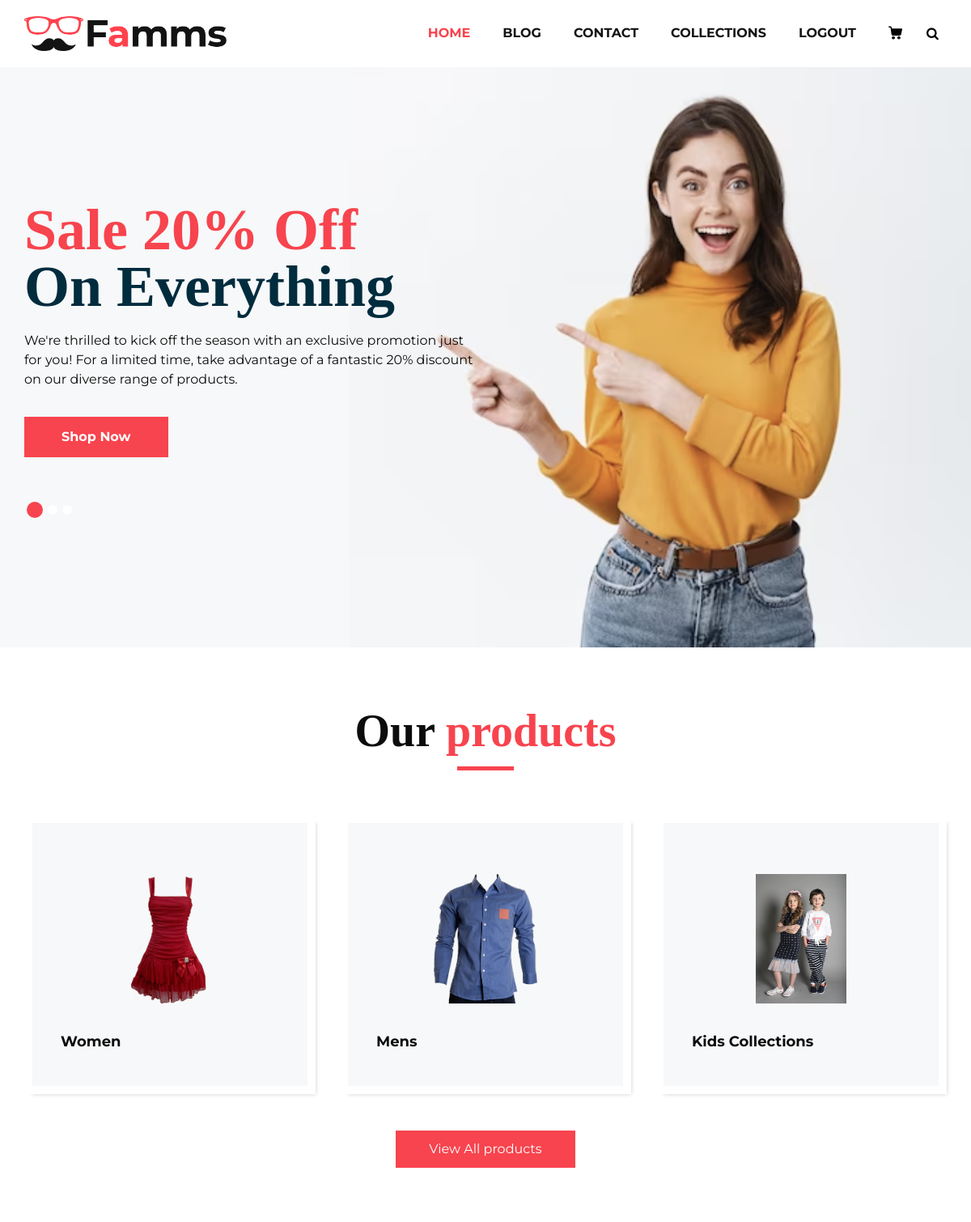
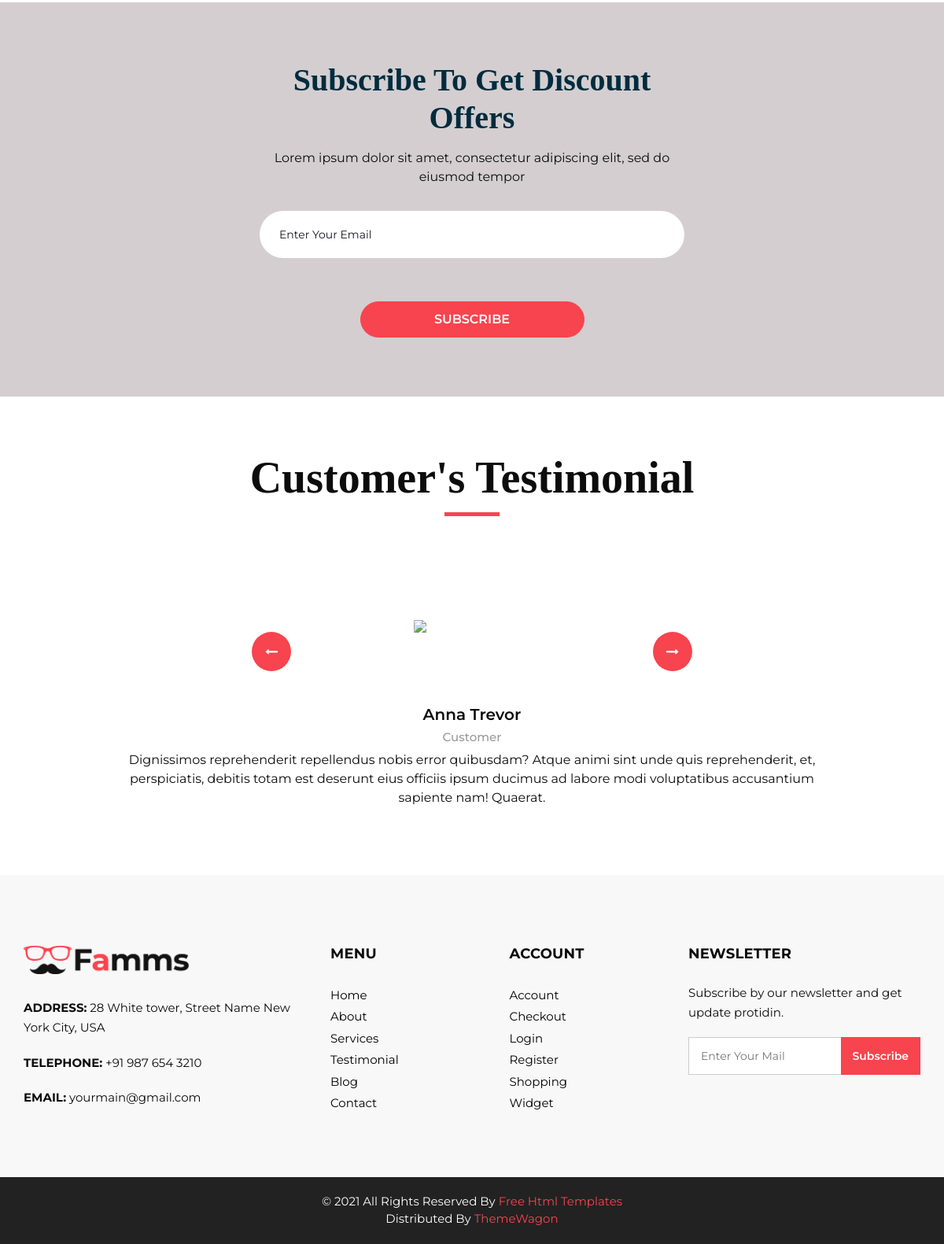
Screenshot of /collections/ (signed in) with the database file from the repository (2 pictures, top to bottom).
### home/models.py (models this page shows, shortened)
class Slider(models.Model):
    image = models.ImageField(upload_to="sliderfield")
    sale = models.IntegerField()
    text_para = models.TextField(max_length=250)
    link = models.CharField(max_length=100,default="")

class Category(models.Model):
    slug = models.CharField(max_length=50, null = False, blank = False)
    name =  models.CharField(max_length=100,null=False,blank = False)
    image = models.ImageField(upload_to="category_img",null =False,blank=False)
    status = models.IntegerField(default=False,help_text="0=default, 1=hidden")
    trending = models.BooleanField(default=False,help_text="0=default, 1=hidden")

### home/views.py (the view)
# urls.py: path('collections/',views.collections,name="collections"),
@login_required(login_url='login')
def collections(request):
    category = Category.objects.filter(status=0)
    banner = Slider.objects.all()
    dict1 ={
        'banners':banner,
        'category':category,
    }
    return render(request,'collections.html',dict1)

### home/templates/collections.html (shortened to what this page needs)
{% extends 'layouts/main.html' %}
{% load static %}
{% block body %}
<section class="product_section layout_padding">
   <div class="container">
      <div class="heading_container heading_center">
         <h2>
            Our <span>products</span>
         </h2>
      </div>
      <div class="row">
         {% for item in category %}
         <div class="col-sm-6 col-md-4 col-lg-4">
            <div class="box">
               <div class="img-box">
                  <img src="{{item.image.url}}" alt="">
               </div>
               <div class="detail-box">
                  <h5>
                     {{item.name}}
                  </h5>
               </div>
            </div>
         </div>
         {% endfor %}
      </div>
      <div class="btn-box">
         <a href="">
         View All products
         </a>
      </div>
   </div>
</section>
{% endblock %}

### home/templates/inc/slider.html
{% load static %}
<section class="slider_section">
    <div class="slider_bg_box">
        {% if banners %}
            <img src="{{ banners.0.image.url }}" alt="">
        {% endif %}
    </div>
    <div id="customCarousel1" class="carousel slide" data-ride="carousel">
        <div class="carousel-inner">
            {% for banner in banners %}
                <div class="carousel-item {% if forloop.first %}active{% endif %}">
                    <div class="container">
                        <div class="row">
                            <div class="col-md-7 col-lg-6">
                                <div class="detail-box">
                                    <h1>
                                        <span>
                                            Sale {{ banner.sale }}% Off
                                        </span>
                                        <br>
                                        On Everything
                                    </h1>
                                    <p>
                                        {{ banner.text_para }}
                                    </p>
                                    <div class="btn-box">
                                        <a href="{{ banner.link }}" class="btn1">
                                            Shop Now
                                        </a>
                                    </div>
                                </div>
                            </div>
                        </div>
                    </div>
                </div>
            {% endfor %}
        </div>
        <div class="container">
            <ol class="carousel-indicators">
                {% for banner in banners %}
                    <li data-target="#customCarousel1" data-slide-to="{{ forloop.counter0 }}" {% if forloop.first %}class="active"{% endif %}></li>
                {% endfor %}
            </ol>
        </div>
    </div>
</section>

### home/static/css/style.css (style rules this page uses)
* { box-sizing: border-box; }
body { font-family: 'Montserrat', sans-serif; color: #0c0c0c; background-color: #ffffff; overflow-x: hidden; }
.layout_padding { padding: 70px 0; }
h1, h2 { font-family: 'Playfair Display', serif; }
.heading_container { display: -webkit-box; display: -ms-flexbox; display: flex; -webkit-box-orient: vertical; -webkit-box-direction: normal; -ms-flex-direction: column; flex-direction: column; -webkit-box-align: start; -ms-flex-align: start; align-items: flex-start; }
.heading_container h2 { position: relative; margin-bottom: 0; font-size: 3.5rem; font-weight: bold; }
.heading_container h2::after { content: ""; display: block; width: 70px; height: 5px; background: #f7444e; margin: 10px auto 10px; }
.heading_container h2 span { color: #f7444e; }
.heading_container.heading_center { -webkit-box-align: center; -ms-flex-align: center; align-items: center; text-align: center; }
a, a:hover, a:focus { text-decoration: none; }
.slider_section { -webkit-box-flex: 1; -ms-flex: 1; flex: 1; display: -webkit-box; display: -ms-flexbox; display: flex; -webkit-box-align: center; -ms-flex-align: center; align-items: center; position: relative; padding: 90px 0 75px 0; }
.slider_section .row { -webkit-box-align: center; -ms-flex-align: center; align-items: center; }
.slider_section #customCarousel1 { width: 100%; position: unset; }
.slider_section .detail-box h1 { font-size: 4.5rem; font-weight: bold; margin-bottom: 15px; color: #002c3e; line-height: 70px; }
.slider_section .detail-box h1 span { color: #f7444e; }
.slider_section .detail-box p { font-size: 16px; margin-top: 20px; margin-bottom: 1.5rem; }
.slider_section .detail-box a { display: inline-block; padding: 12px 45px; background-color: #f7444e; border: 1px solid #f7444e; color: #ffffff; border-radius: 0; -webkit-transition: all 0.3s; transition: all 0.3s; margin-top: 10px; font-weight: 700; }
.slider_section .carousel-indicators { position: unset; margin: 0; margin-top: 45px; -webkit-box-pack: start; -ms-flex-pack: start; justify-content: flex-start; -webkit-box-align: center; -ms-flex-align: center; align-items: center; }
.slider_section .carousel-indicators li { background-color: #ffffff; width: 12px; height: 12px; border-radius: 100%; opacity: 1; }
.slider_section .carousel-indicators li.active { width: 20px; height: 20px; background-color: #f7444e; }
.slider_bg_box { position: absolute; top: 0; left: 0; width: 100%; height: 100%; z-index: -1; }
.slider_bg_box img { width: 100%; height: 100%; -o-object-fit: cover; object-fit: cover; -o-object-position: top right; object-position: top right; }
.product_section .heading_container { margin-bottom: 20px; }
.product_section .box { position: relative; margin-top: 25px; padding: 35px 35px; background-color: #f7f8f9; -webkit-transition: all .3s; transition: all .3s; overflow: hidden; box-shadow: 5px 5px 5px -5px rgba(0,0,0,.2); border: solid #fff 10px; }
.product_section .box .img-box { display: -webkit-box; display: -ms-flexbox; display: flex; -webkit-box-pack: center; -ms-flex-pack: center; justify-content: center; -webkit-box-align: center; -ms-flex-align: center; align-items: center; height: 215px; }
.product_section .box .img-box img { max-width: 100%; max-height: 160px; -webkit-transition: all .3s; transition: all .3s; }
.product_section .box .detail-box { text-align: center; display: -webkit-box; display: -ms-flexbox; display: flex; -webkit-box-pack: justify; -ms-flex-pack: justify; justify-content: space-between; }
.product_section .box .detail-box h5 { font-size: 18px; margin-top: 10px; }
.product_section .btn-box { display: -webkit-box; display: -ms-flexbox; display: flex; -webkit-box-pack: center; -ms-flex-pack: center; justify-content: center; margin-top: 45px; }
.product_section .btn-box a { display: inline-block; padding: 10px 40px; background-color: #f7444e; border: 1px solid #f7444e; color: #ffffff; border-radius: 0; -webkit-transition: all 0.3s; transition: all 0.3s; }
.detail-box h5 { font-size: 21px; font-weight: 700; }

### home/static/css/responsive.css (style rules this page uses)
@media (min-width: 1200px) { .container { max-width: 1170px; } }

### rows the page displays
Slider: image (picture), sale "20", text_para "We're thrilled to kick off the season with an exclusive promotion just for you! For a limited time, take advantage of a fantastic 20% discount on our diverse range of products."
Category: image (picture), name "Women"
Category: image (picture), name "Mens"
Category: image (picture), name "Kids Collections"
